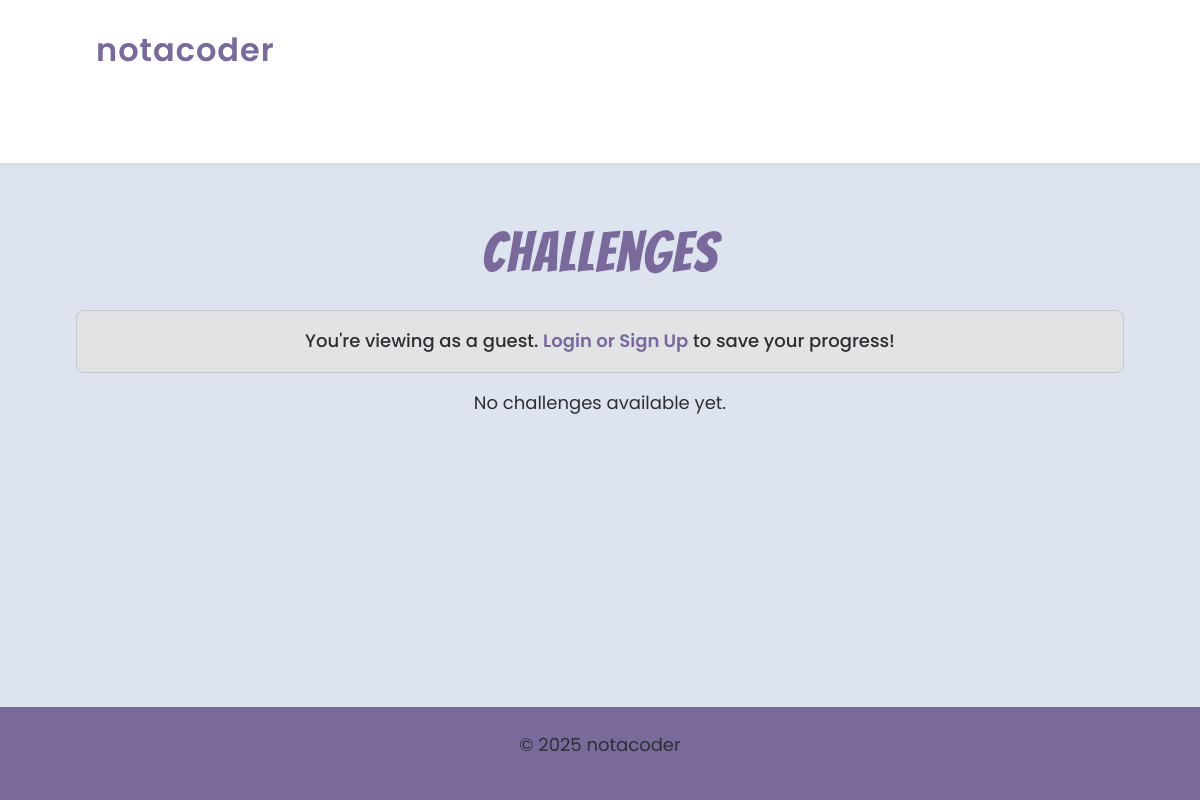
The app's page /challenges/, older data.
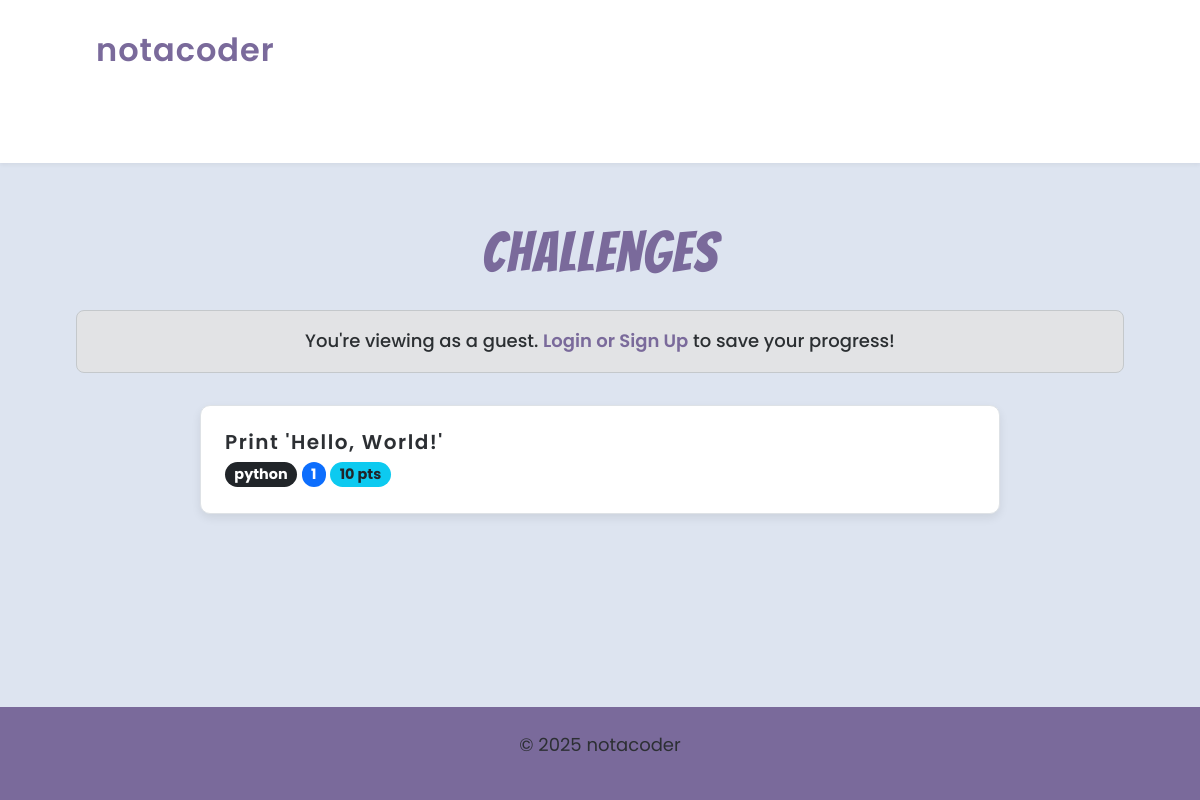
The same page, newer data.
### core/models.py (models this page shows, shortened)
class CodeChallenge(models.Model):
    title = models.CharField(max_length=200)
    slug = models.SlugField(
        unique=True,
        blank=True,
        max_length=220,
        help_text="URL-friendly version of the title, auto-generated."
    )
    description = models.TextField(blank=True, help_text="Instructions and context for the user.")
    code_template = models.TextField()
    language = models.ForeignKey(
        ProgrammingLanguage,
        on_delete=models.PROTECT,
        related_name='challenges',
        help_text="The programming language of the code snippet."
    )
    correct_answers_list = models.JSONField(
        default=list,
        help_text="A JSON list of strings representing the exact correct answers for the blanks, IN ORDER.",
    )
    tags = models.ManyToManyField(
        Tag,
        blank=True,
        related_name='challenges',
        help_text="Categorize the challenge with relevant tags."
    )
    difficulty = models.PositiveSmallIntegerField(default=1, help_text="Difficulty level (e.g., 1=easy, 5=hard)")
    points_reward = models.PositiveIntegerField(default=10, help_text="Points awarded for successful completion.")
    created_at = models.DateTimeField(auto_now_add=True)
    updated_at = models.DateTimeField(auto_now=True)
    class Meta:
        ordering = ['created_at']

class ProgrammingLanguage(models.Model):
    name = models.CharField(max_length=50, unique=True)
    slug = models.SlugField(unique=True)

### core/views.py (the view)
# urls.py: path('challenges/', views.challenge_list, name='challenge_list'),
def challenge_list(request):
    user = None
    user_id = request.session.get('guest_user_id')
    if user_id:
        try:
            user = GuestUser.objects.get(id=user_id)
        except GuestUser.DoesNotExist:
            pass
    guest_name = request.session.get('guest_name')
    challenges = CodeChallenge.objects.all()
    languages = ProgrammingLanguage.objects.all()
    tags = Tag.objects.all()
    lang_filter = request.GET.get('language')
    tag_filter = request.GET.get('tag')
    if lang_filter:
        challenges = challenges.filter(language__slug=lang_filter)
    if tag_filter:
        challenges = challenges.filter(tags__slug=tag_filter)
    context = {
        'challenges': challenges,
        'languages': languages,
        'tags': tags,
        'selected_language': lang_filter,
        'selected_tag': tag_filter,
        'guest_name': guest_name,
        'user': user,
    }
    return render(request, 'core/challenge_list.html', context)

### core/templates/core/challenge_list.html (shortened to what this page needs)
{% extends "core/index.html" %}
{% load static %}
{% block content %}
<div class="container mt-4">
    <h1 class="text-center mb-4">Challenges</h1>
    {% if user %}
        <div class="alert alert-info text-center" role="alert">
            Welcome, {{ user.name }}!
        </div>
    {% else %}
        <div class="alert alert-secondary text-center" role="alert">
            You're viewing as a guest. <a href="{% url 'login' %}">Login or Sign Up</a> to save your progress!
        </div>
    {% endif %}
    {% if challenges %}
        <div class="list-group">
            {% for challenge in challenges %}
                <a href="{% url 'challenge_detail' challenge.id %}" class="list-group-item list-group-item-action mb-3 d-flex justify-content-between align-items-center">
                    <div class="challenge-info">
                        <h5 class="mb-1 challenge-title">{{ challenge.title }}</h5>
                        <div class="challenge-badges">
                            <span class="badge rounded-pill bg-dark">{{ challenge.language.name }}</span>
                            <span class="badge rounded-pill bg-primary">{{ challenge.difficulty }}</span>
                            <span class="badge rounded-pill bg-info text-dark">{{ challenge.points_reward }} pts</span>
                        </div>
                    </div>
                </a>
            {% endfor %}
        </div>
    {% else %}
        <p class="text-center">No challenges available yet.</p>
    {% endif %}
</div>
{% endblock %}

Row changes from the older to the newer data that the page shows:
added CodeChallenge: title "Print 'Hello, World!'", language.name "python", difficulty "1", points_reward "10"
Text that changed along with them:
text no longer shown: "No challenges available yet."
